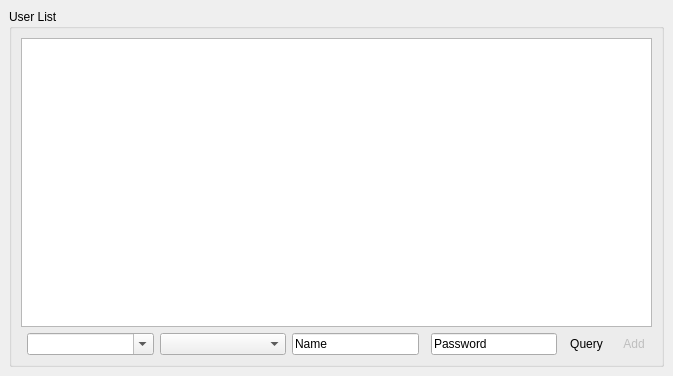
<?xml version="1.0" encoding="UTF-8"?>
<ui version="4.0">
 <class>UserManagerMainWindowUI</class>
 <widget class="QMainWindow" name="UserManagerMainWindowUI">
  <property name="geometry">
   <rect>
    <x>0</x>
    <y>0</y>
    <width>673</width>
    <height>376</height>
   </rect>
  </property>
  <property name="windowTitle">
   <string>User Manager</string>
  </property>
  <widget class="QWidget" name="centralwidget">
   <layout class="QGridLayout" name="gridLayout">
    <item row="0" column="0">
     <widget class="QGroupBox" name="userListGroupBox">
      <property name="title">
       <string>User List</string>
      </property>
      <layout class="QGridLayout" name="gridLayout_6">
       <item row="1" column="3">
        <widget class="QLineEdit" name="userNameLineEdit">
         <property name="toolTip">
          <string>User Name</string>
         </property>
         <property name="statusTip">
          <string/>
         </property>
         <property name="whatsThis">
          <string>User Name</string>
         </property>
         <property name="text">
          <string notr="true">Name</string>
         </property>
        </widget>
       </item>
       <item row="1" column="6">
        <widget class="QToolButton" name="queryToolButton">
         <property name="toolTip">
          <string>Query</string>
         </property>
         <property name="whatsThis">
          <string>Query</string>
         </property>
         <property name="text">
          <string>Query</string>
         </property>
         <property name="icon">
          <iconset resource="usermanager.qrc">
           <normaloff>:/resources/images/find.png</normaloff>:/resources/images/find.png</iconset>
         </property>
         <property name="shortcut">
          <string>Ctrl+Return</string>
         </property>
         <property name="autoRaise">
          <bool>true</bool>
         </property>
        </widget>
       </item>
       <item row="1" column="5">
        <widget class="QLineEdit" name="userPSWDLineEdit">
         <property name="statusTip">
          <string/>
         </property>
         <property name="whatsThis">
          <string>User Password</string>
         </property>
         <property name="text">
          <string notr="true">Password</string>
         </property>
         <property name="readOnly">
          <bool>true</bool>
         </property>
        </widget>
       </item>
       <item row="1" column="7">
        <widget class="QToolButton" name="addUserToolButton">
         <property name="enabled">
          <bool>false</bool>
         </property>
         <property name="toolTip">
          <string>Add New User</string>
         </property>
         <property name="whatsThis">
          <string>Add New User</string>
         </property>
         <property name="text">
          <string>Add</string>
         </property>
         <property name="icon">
          <iconset resource="usermanager.qrc">
           <normaloff>:/resources/images/user.png</normaloff>:/resources/images/user.png</iconset>
         </property>
         <property name="shortcut">
          <string>F9</string>
         </property>
         <property name="autoRaise">
          <bool>true</bool>
         </property>
        </widget>
       </item>
       <item row="0" column="0" colspan="8">
        <widget class="QTableView" name="userListTableView">
         <property name="toolTip">
          <string>User List</string>
         </property>
         <property name="statusTip">
          <string/>
         </property>
         <property name="whatsThis">
          <string>User List</string>
         </property>
         <property name="selectionMode">
          <enum>QAbstractItemView::SingleSelection</enum>
         </property>
         <property name="selectionBehavior">
          <enum>QAbstractItemView::SelectRows</enum>
         </property>
         <property name="sortingEnabled">
          <bool>false</bool>
         </property>
         <property name="wordWrap">
          <bool>true</bool>
         </property>
         <attribute name="horizontalHeaderCascadingSectionResizes">
          <bool>false</bool>
         </attribute>
         <attribute name="horizontalHeaderStretchLastSection">
          <bool>true</bool>
         </attribute>
        </widget>
       </item>
       <item row="1" column="2">
        <widget class="QComboBox" name="userDeptComboBox">
         <property name="sizePolicy">
          <sizepolicy hsizetype="Expanding" vsizetype="Fixed">
           <horstretch>0</horstretch>
           <verstretch>0</verstretch>
          </sizepolicy>
         </property>
         <property name="toolTip">
          <string>Department</string>
         </property>
         <property name="statusTip">
          <string/>
         </property>
         <property name="whatsThis">
          <string>Department</string>
         </property>
         <item>
          <property name="text">
           <string notr="true"/>
          </property>
         </item>
         <item>
          <property name="text">
           <string notr="true">Account</string>
          </property>
         </item>
         <item>
          <property name="text">
           <string notr="true">AdminDept</string>
          </property>
         </item>
         <item>
          <property name="text">
           <string notr="true">Cost</string>
          </property>
         </item>
         <item>
          <property name="text">
           <string notr="true">Custom</string>
          </property>
         </item>
         <item>
          <property name="text">
           <string notr="true">GMO</string>
          </property>
         </item>
         <item>
          <property name="text">
           <string notr="true">HR</string>
          </property>
         </item>
         <item>
          <property name="text">
           <string notr="true">Marker</string>
          </property>
         </item>
         <item>
          <property name="text">
           <string>MIS</string>
          </property>
         </item>
         <item>
          <property name="text">
           <string notr="true">PDS</string>
          </property>
         </item>
         <item>
          <property name="text">
           <string notr="true">PG</string>
          </property>
         </item>
         <item>
          <property name="text">
           <string notr="true">Plan</string>
          </property>
         </item>
         <item>
          <property name="text">
           <string notr="true">PMC</string>
          </property>
         </item>
         <item>
          <property name="text">
           <string notr="true">Purchase</string>
          </property>
         </item>
         <item>
          <property name="text">
           <string notr="true">QC</string>
          </property>
         </item>
         <item>
          <property name="text">
           <string notr="true">Retail</string>
          </property>
         </item>
         <item>
          <property name="text">
           <string notr="true">Sales</string>
          </property>
         </item>
         <item>
          <property name="text">
           <string notr="true">Sample</string>
          </property>
         </item>
         <item>
          <property name="text">
           <string notr="true">Secretary</string>
          </property>
         </item>
         <item>
          <property name="text">
           <string notr="true">Ship</string>
          </property>
         </item>
         <item>
          <property name="text">
           <string notr="true">Shop</string>
          </property>
         </item>
         <item>
          <property name="text">
           <string notr="true">WHouse</string>
          </property>
         </item>
        </widget>
       </item>
       <item row="1" column="1">
        <widget class="QComboBox" name="userIDComboBox">
         <property name="sizePolicy">
          <sizepolicy hsizetype="Expanding" vsizetype="Fixed">
           <horstretch>0</horstretch>
           <verstretch>0</verstretch>
          </sizepolicy>
         </property>
         <property name="toolTip">
          <string>User ID</string>
         </property>
         <property name="whatsThis">
          <string>User ID</string>
         </property>
         <property name="editable">
          <bool>true</bool>
         </property>
        </widget>
       </item>
      </layout>
     </widget>
    </item>
   </layout>
  </widget>
 </widget>
 <tabstops>
  <tabstop>userIDComboBox</tabstop>
  <tabstop>userDeptComboBox</tabstop>
  <tabstop>userNameLineEdit</tabstop>
  <tabstop>userPSWDLineEdit</tabstop>
  <tabstop>userListTableView</tabstop>
  <tabstop>queryToolButton</tabstop>
  <tabstop>addUserToolButton</tabstop>
 </tabstops>
 <resources>
  <include location="usermanager.qrc"/>
 </resources>
 <connections/>
</ui>
